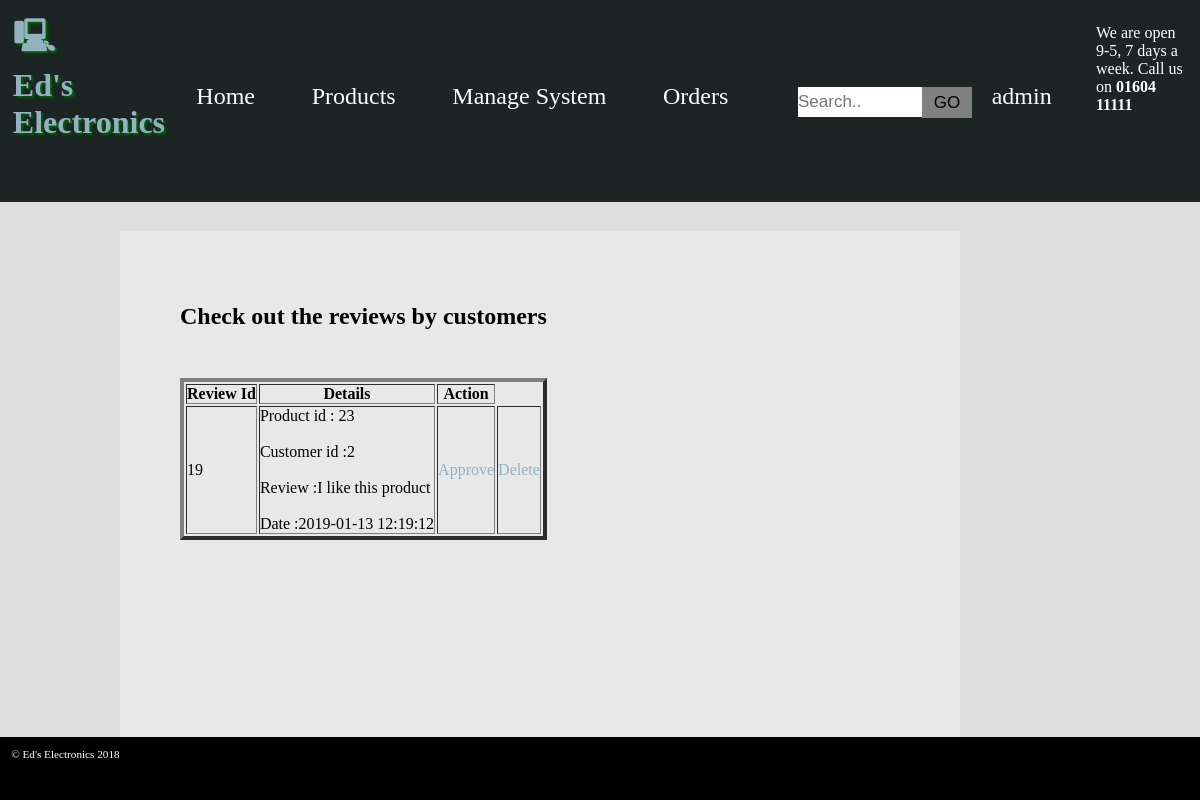
Page /manageReview.php (signed in) on the committed database.
### tables this page shows
CREATE TABLE `reviews` (
  `r_id` int(11) NOT NULL,
  `p_id` int(11) NOT NULL,
  `user_id` int(11) NOT NULL,
  `review` varchar(255) NOT NULL,
  `date` timestamp NOT NULL DEFAULT CURRENT_TIMESTAMP
);

### session.php (called while the page is built, shortened)
<?php
	include 'header.php';
?>

### manageReview.php (the view, shortened to what this page needs)
<?php
	include 'session.php';
	$u = $p->prepare("SELECT * FROM reviews WHERE r_id NOT IN(SELECT r_id FROM manage_reviews) ");
	$u->execute();
	include 'footer.php';
?>
<?php if (isset($_SESSION['aId'])) { ?>
<main>
<h2>Check out the reviews by customers</h2><br><br>
<table border="4">
	<tr>
		<th>Review Id</th>
		<th>Details</th>
		<th>Action</th>
	</tr>
	<?php
	foreach ($u as $all) {?>
		<tr>
			<td><?php echo  $all['r_id'] ?></td>
			<td>
				<ul class="review">
				<li>Product id : <?php echo $all['p_id'];?></li><br>
				<li> Customer id :<?php echo $all['user_id'];?></li><br>
				<li>Review :<?php echo $all['review'];?></li><br>
				<li>Date :<?php echo $all['date'];?></li>
				</ul>
			</td>
			<td><a href="manageReview.php?allow=<?php echo $all['r_id']?>">Approve</a>
			<td><a href="manageReview.php?del=<?php echo $all['r_id']?>">Delete</a>
			</td>
		</tr>
	<?php }?>
</table><br><br><br><br><br><br>
</main>
<?php } ?>

### header.php (shortened to what this page needs)
<link rel="stylesheet" href="electronics.css" />
<header>
			<h1>Ed's Electronics</h1>
			<ul>
				<li><a href="index.php">Home</a></li>
				<li><a href="#">Products</a>
				</li>
				<li><?php
				if (isset($_SESSION['aId'])) {
						echo "Manage System";
						}
				?>
				</li>
				<?php
				if (isset($_SESSION['aId'])) {
						echo '<li><a href ="orders.php">Orders</a></li>';
					}
				?>
				<li><?php
						include 'search.php'
						?>
				</li>
				<li><?php
						$p = new PDO('mysql:dbname=assessment;host=localhost','root','');
						if (isset($_SESSION['sId'])) {
							$id = $_SESSION['sId'];
							$u = $p->prepare("SELECT uName FROM user_login WHERE user_id = '$id'");
							$u->execute();
							$s =$u->fetch();
							echo $s['uName'];
						}
						else if (isset($_SESSION['aId'])) {
							$id = $_SESSION['aId'];
							$u = $p->prepare("SELECT uName FROM admin_login WHERE admin_id = '$id'");
							$u->execute();
							$s =$u->fetch();
							echo $s['uName'];
						}
						else
							echo "Account";
						?>
					</li>
			</ul>
			<address>
				<p>We are open 9-5, 7 days a week. Call us on
					<strong>01604 11111</strong>
				</p>
			</address>
		</header>

### electronics.css (style rules this page uses)
* { margin: 0; padding: 0; }
h1 { font-family: 'Audiowide', cursive; margin: 0.4em; }
header h1:before { content: "\1F5B3"; font-family: 'hack'; padding-right: 0.4em; }
header h1 { color: #92B2BF; text-shadow: 2px 2px 2px darkgreen; }
header a { color: white; text-decoration: none; }
header address { float: right; color: white; font-style: normal; padding: 1em; }
main { min-height: 20vh; grid-area: main; padding: 5vw; background-color: #E8E8E8; }
header { background-color: #1C2524; grid-area: header;transition: 0.5s; }
main h1, main a { color: #92B2BF;text-decoration: none; }
header { display: grid; grid-template-columns: 10% 80% 10%; }
header ul { align-self: center; display: grid; grid-template-columns: auto auto auto auto auto auto; grid-template-rows: auto; color: white; list-style-type: none;padding-left: 5%; }
header > ul > li { font-size: 1.5em; cursor: pointer; text-align: center; }
h1 { font-weight: bold; margin-bottom: 1em; }
p { margin-top: 0.5em; margin-bottom: 0.5em; }
h2 { margin-top: 0.5em; margin-bottom: 0.5em; }
.review { list-style-type: none; }

### rows in the picture
reviews: r_id "19", p "23", user "2", review "I like this product", date "2019-01-13 12:19:12"

### other values in the picture
$s['uName'] "admin"
